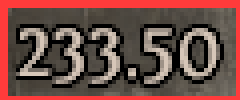
#> input picture debug_dumps/div_ex_0_raw.png, 60 x 25 px (shown 4 times larger); its folder holds only this picture in this run
$ python -i ocr_utils.py   (imports and definitions only)
#> lines starting #> are read from the running program, lines starting #| are printed output that depends on the picture; after the words box and inside, x2 and y2 are one past the last pixel; in counts of white or black regions, pixels touching at a corner belong together
#> further down, picture is the input picture: shape (25, 60, 3); mean B, G, R 69, 75.2, 112.3
import json
import re
from typing import Optional, Tuple

import cv2
import numpy as np
import pytesseract


def prep_for_ocr(img_bgr: np.ndarray, scale: float = 3.0) -> np.ndarray:
#> called with scale = 3
    g = cv2.cvtColor(img_bgr, cv2.COLOR_BGR2GRAY)
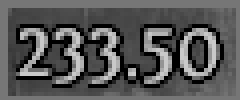
#> g: shape (25, 60) (shown 4 times larger); min 0, max 201, mean 85.7
    if scale != 1.0:
        g = cv2.resize(g, None, fx=scale, fy=scale, interpolation=cv2.INTER_CUBIC)
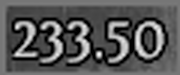
#> g: shape (75, 180); min 0, max 250, mean 86
    g = cv2.GaussianBlur(g, (3, 3), 0)
    _, g = cv2.threshold(g, 0, 255, cv2.THRESH_BINARY + cv2.THRESH_OTSU)
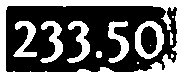
#> g: shape (75, 180); 37.5% white; 12 white regions (4 under 20 px), largest, box (x1, y1, x2, y2) and area: (0, 0, 180, 75) 2815, (135, 21, 164, 59) 521, (67, 21, 90, 63) 418
    g = cv2.medianBlur(g, 3)
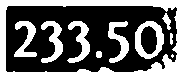
#> g: shape (75, 180); 37.4% white; 10 white regions (1 under 20 px), largest, box (x1, y1, x2, y2) and area: (0, 0, 180, 75) 2739, (135, 21, 164, 59) 521, (67, 21, 90, 63) 418
    return g


# [68 lines left out: functions prep_for_ocr_no_denoise, clean_binary, prep_for_ocr_clean, prep_gray, prep_gray_no_blur, not called in this run]


OCR_WEIGHTS = {}


def set_ocr_weights(weights: dict) -> None:
    global OCR_WEIGHTS
    OCR_WEIGHTS = dict(weights or {})


# [46 lines left out: functions load_ocr_weights, save_ocr_weights, parse_ratio, not called in this run]


def format_decimals(value: float, places: int = 2) -> str:
    return f"{value:.{places}f}"


# [299 lines left out: functions apply_decimal_rule, coerce_ratio_merged_one, coerce_full_number, apply_expected_range, _within_range, _drop_leading_one and 6 more, not called in this run]

>>> import cv2
>>> picture = cv2.imread('debug_dumps/div_ex_0_raw.png')
>>> result = prep_for_ocr(picture)

$ run again, on debug_dumps/gex_ex_0_raw.png
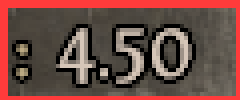
#> input picture debug_dumps/gex_ex_0_raw.png, 60 x 25 px (shown 4 times larger)
#> picture is the input picture: shape (25, 60, 3); mean B, G, R 67.9, 74.5, 111.5
#> in prep_for_ocr, `_, g = cv2.threshold(g, 0, 255, cv2.THRESH_BINARY + cv2.THRESH_OTSU)`:
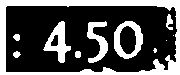
#> g: shape (75, 180); 31.6% white; 11 white regions (3 under 20 px), largest, box (x1, y1, x2, y2) and area: (0, 0, 180, 75) 2654, (114, 21, 143, 59) 518, (43, 21, 71, 63) 492
#> in prep_for_ocr, `g = cv2.medianBlur(g, 3)`:
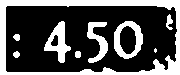
#> g: shape (75, 180); 31.5% white; 9 white regions (1 under 20 px), largest, box (x1, y1, x2, y2) and area: (0, 0, 180, 75) 2654, (114, 21, 143, 59) 518, (44, 21, 71, 63) 493

$ run again, on debug_dumps/pje_ex_0_raw.png
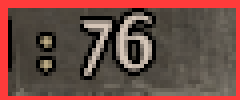
#> input picture debug_dumps/pje_ex_0_raw.png, 60 x 25 px (shown 4 times larger)
#> picture is the input picture: shape (25, 60, 3); mean B, G, R 67.6, 74.5, 111.3
#> in prep_for_ocr, `_, g = cv2.threshold(g, 0, 255, cv2.THRESH_BINARY + cv2.THRESH_OTSU)`:
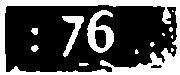
#> g: shape (75, 180); 31.4% white; 13 white regions (7 under 20 px), largest, box (x1, y1, x2, y2) and area: (0, 0, 180, 75) 3155, (87, 10, 114, 53) 580, (62, 16, 84, 57) 330, (31, 28, 38, 35) 40, (31, 45, 39, 52) 39, (79, 63, 89, 66) 27
#> in prep_for_ocr, `g = cv2.medianBlur(g, 3)`:
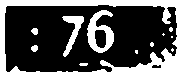
#> g: shape (75, 180); 31.3% white; 12 white regions (6 under 20 px), largest, box (x1, y1, x2, y2) and area: (0, 0, 180, 75) 3162, (87, 10, 114, 53) 580, (62, 16, 84, 57) 329, (31, 28, 38, 35) 38, (31, 45, 38, 52) 38, (79, 63, 88, 66) 24
